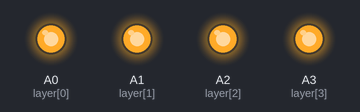
The sketch below on a simulated Arduino Uno, built with avr-gcc and run on an emulated ATmega328P. Parts: output pins drawn as LEDs (lit = HIGH). Pins used as bus, display or sensor lines are not drawn.

Above: at 0.1 s.
Timing chart, 0 to 1.6 s (numbered marks = the images above):
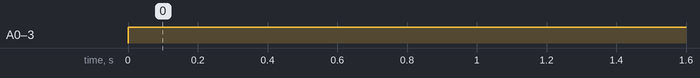

The sketch:

snake.ino
```cpp
/*
!Developed for Aruduino UNO!
Columns
  [(x,y)-Pin]
  (1,1)-13
  (1,2)-12
  (1,3)-11
  (1,4)-10
  (2,1)-9
  (2,2)-8
  (2,3)-7
  (2,4)-6
  (3,1)-5
  (3-2)-4
  (3-3)-3
  (3,4)-2
  (4,1)-1
  (4,2)-0
  (4,3)-A5
  (4,4)-A4

Layers
  layer[0]= A0
  layer[1]= A1
  layer[2]= A2
  layer[3]= A3
 */

int column[16] = {13, 12, 11, 10, 9, 8, 7, 6, 5, 4, 3, 2, 1, 0, A5, A4};
int layer[4] = {A0, A1, A2, A3};

int xy[4][4] = {
    {13, 12, 11, 10},
    {9, 8, 7, 6},
    {5, 4, 3, 2},
    {1, 0, A5, A4}

};

void setup()
{
  for (int i = 0; i < 16; i++)
  {
    pinMode(column[i], OUTPUT);
  }
  for (int i = 0; i < 4; i++)
  {
    pinMode(layer[i], OUTPUT);
  }
}
void loop()
{
  snake();
}

void snake()
{
  int time = 100;

  for (int i = 0; i < 4; i++)
  {
    digitalWrite(layer[i], 1);
  }
  for (int i = 0; i < 16; i++)
  {
    digitalWrite(column[i], 1);
  }
  for (int i = 0; i < 4; i++)
  {
    digitalWrite(column[i], 0);
    delay(time);
    digitalWrite(column[i], 1);
  }
  for (int i = 7; i > 3; i--)
  {
    digitalWrite(column[i], 0);
    delay(time);
    digitalWrite(column[i], 1);
  }
  for (int i = 8; i < 12; i++)
  {
    digitalWrite(column[i], 0);
    delay(time);
    digitalWrite(column[i], 1);
  }
  for (int i = 15; i > 11; i--)
  {
    digitalWrite(column[i], 0);
    delay(time);
    digitalWrite(column[i], 1);
  }
  delay(time);
  digitalWrite(column[8], 0);
  delay(time);
  digitalWrite(column[8], 1);
  digitalWrite(column[4], 0);
  delay(time);
  digitalWrite(column[4], 1);
}
```

Measured:
- by itself, A0 (layer[0]), A1 (layer[1]), A2 (layer[2]), A3 (layer[3]): LOW → HIGH at 0.00 s
